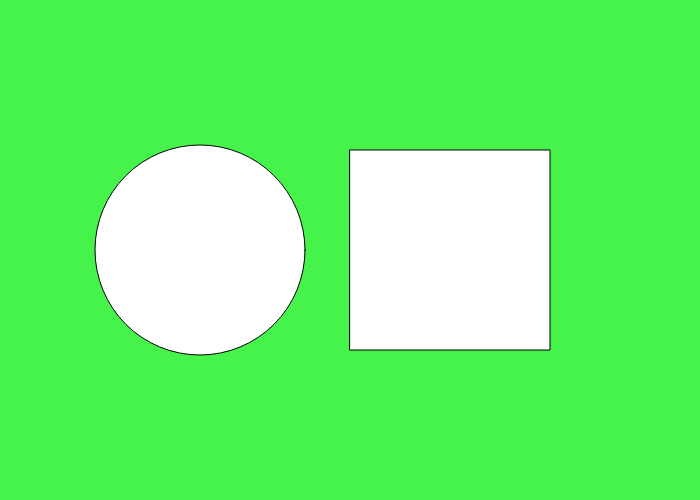
Frame 1 (no input)
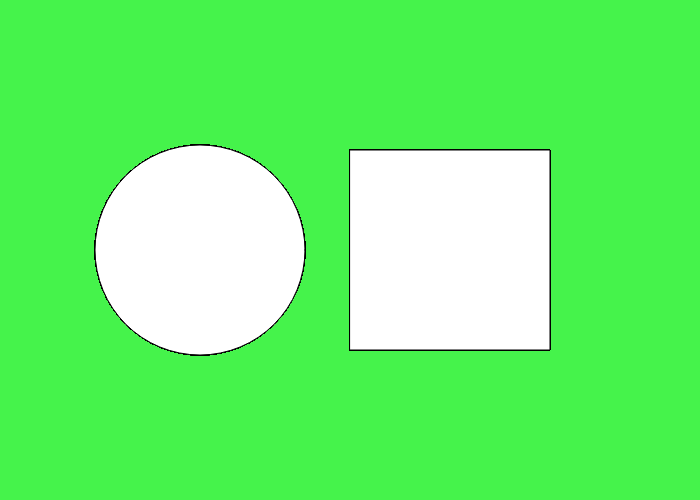
Frame 60 (no input)
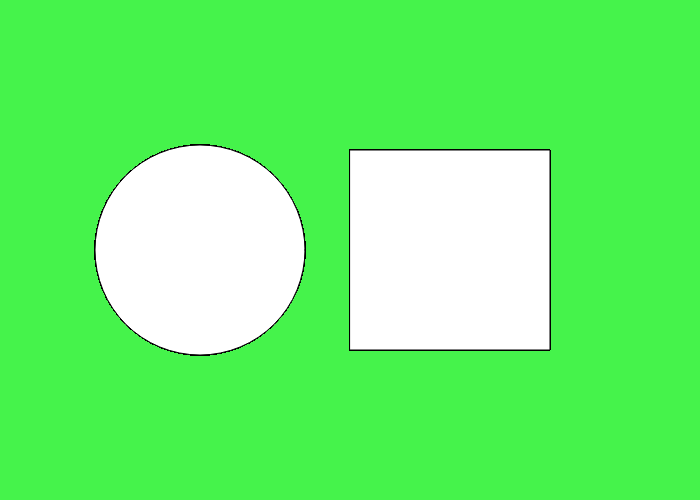
Frame 120 (the mouse pressed at the canvas centre since frame 60)

The p5.js sketch that drew these frames (run headless with seeded random() and noise() and a simulated clock; from frame 60 on, the mouse is pressed at the canvas centre):

// p5.js sketch
// ── sketch.js
/* PDM Course: Web Graphics Unit, Benchmark Assignment 1:
Basic Drawing in P5.js

Image 2 Answer: White Circle and Square on Lime Green Background (transparent)
Code by Anthony T. Marasco -2016
*/
function setup() {
  createCanvas(700, 500);
  background(69, 243, 75);
}

function draw() {



  rect(width / 2, height / 2 - 100, 200, 200);

  ellipse(width / 2 - 150, height / 2, 210, 210);

}
